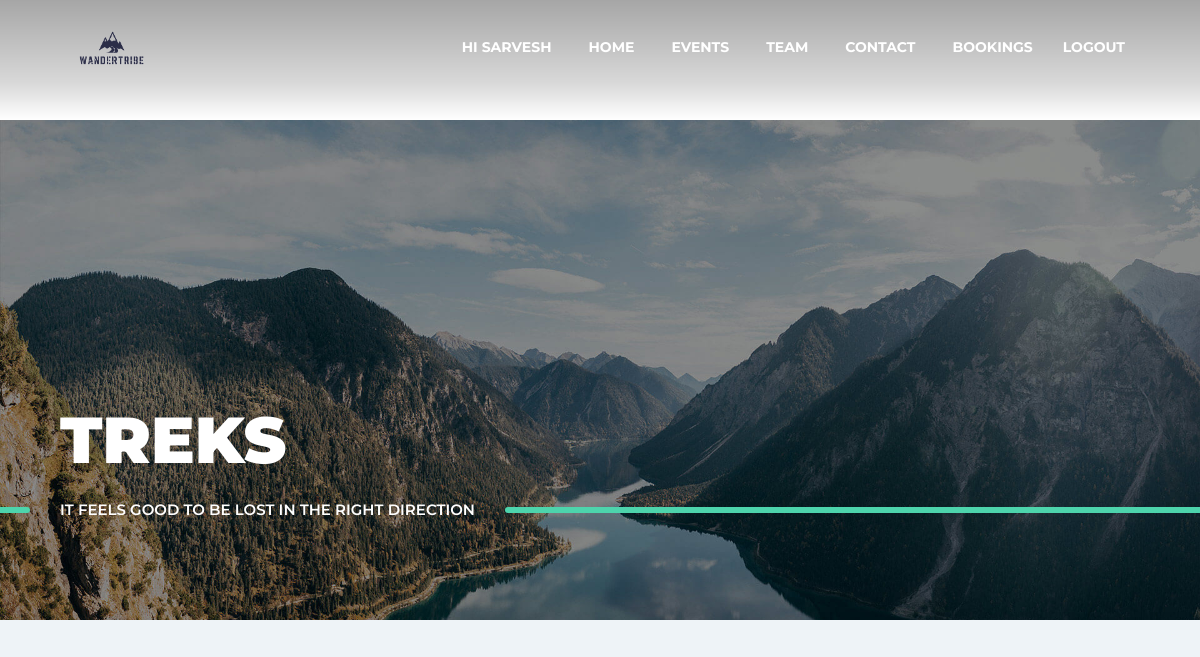
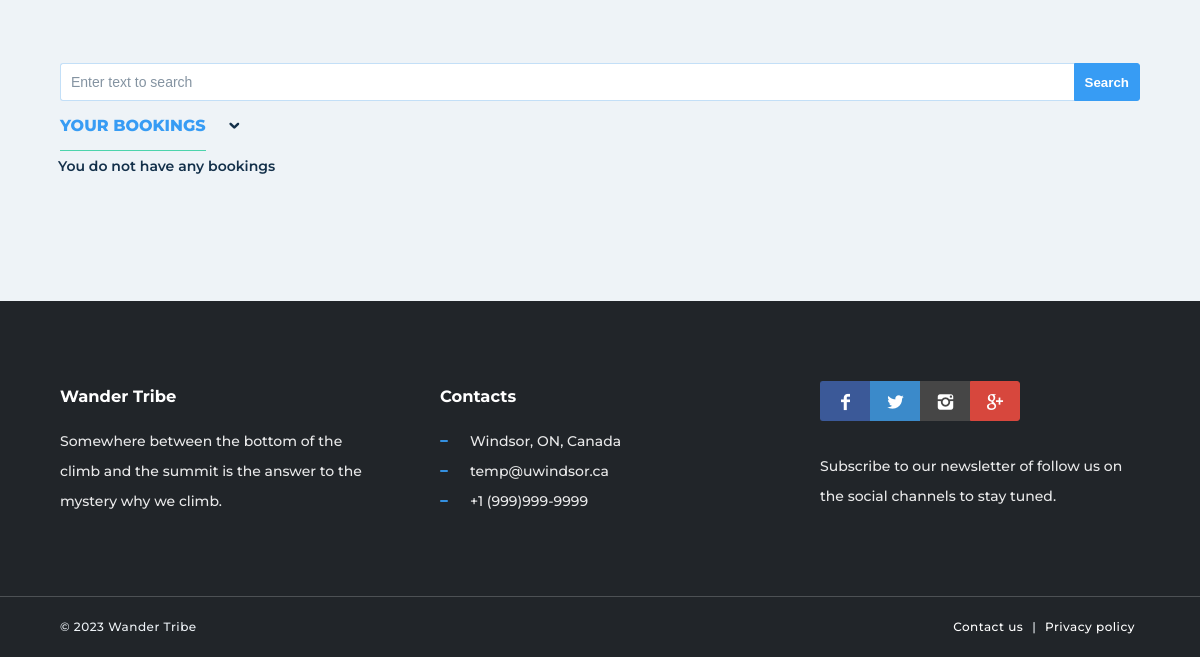
/bookings (signed in), run on an earlier commit of the app's database (2 pictures, top to bottom).
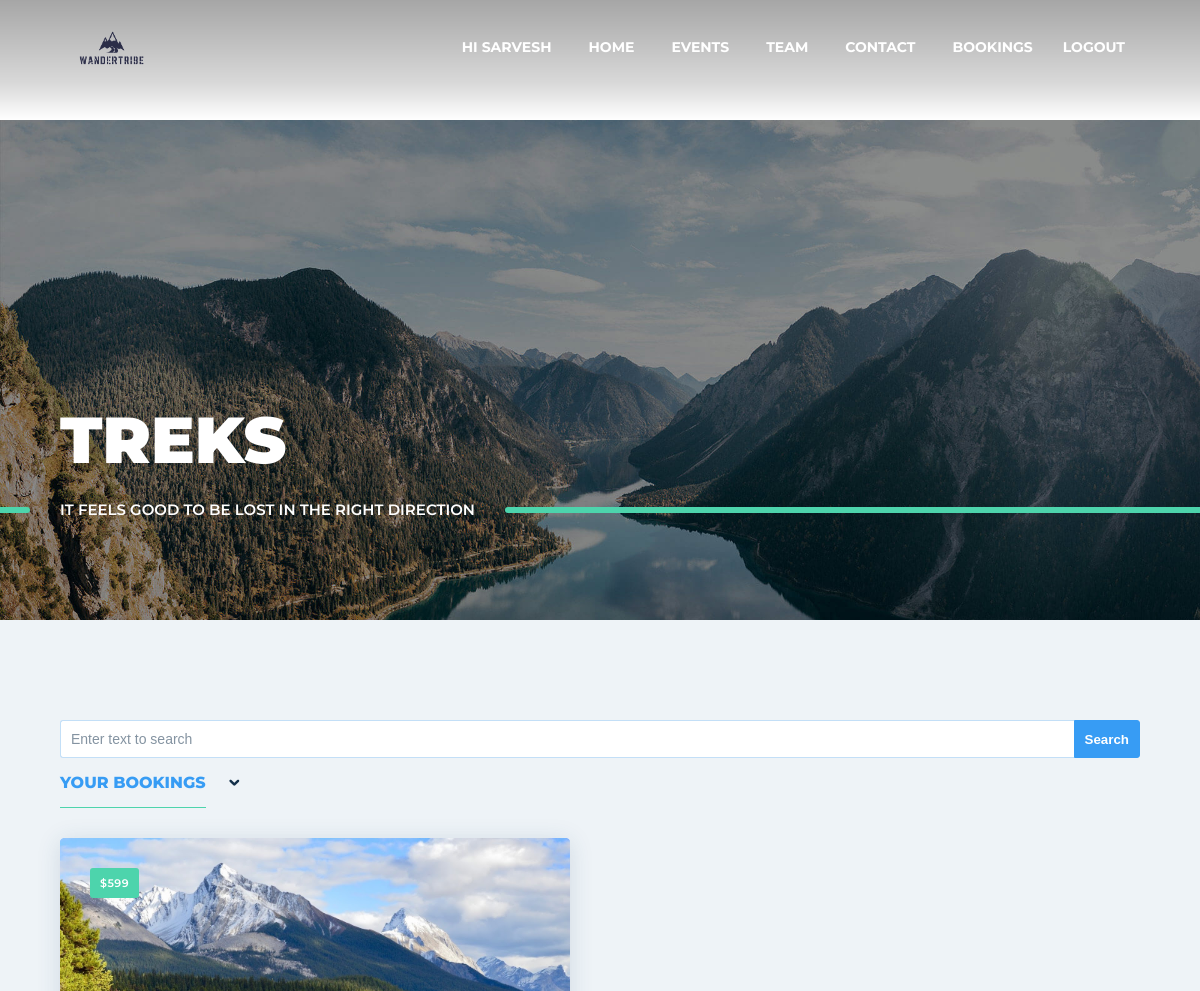
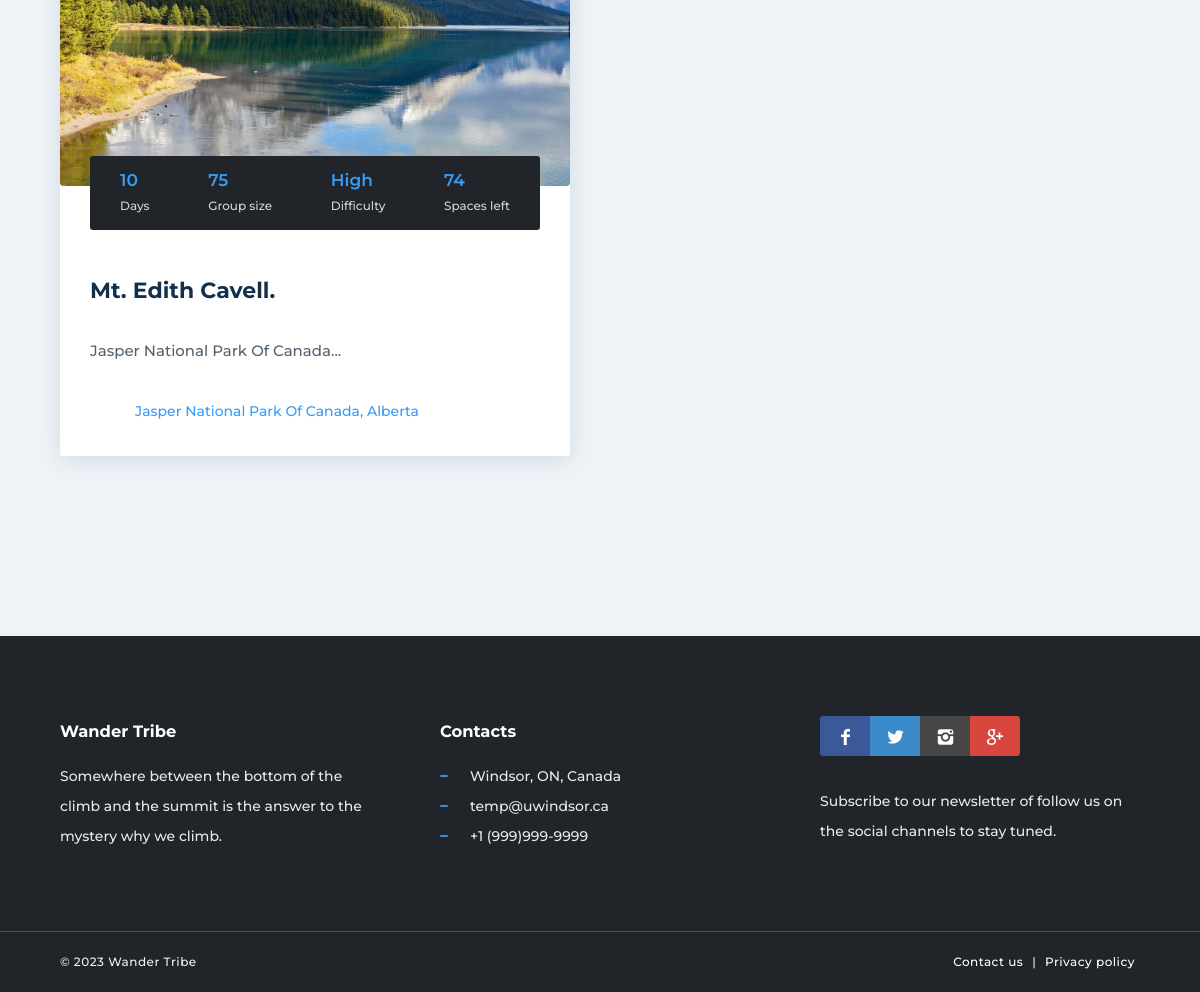
And on a later commit of the database (2 pictures, top to bottom).
### main/models.py (models this page shows, shortened)
class Hike(models.Model):
    LEVEL = [
        ("High", "High"),
        ("Low", "Low"),
        ("Medium", "Medium"),
    ]
    description = models.CharField(max_length=1000)
    duration = models.IntegerField(default=1)
    distance = models.IntegerField(default=1)
    group_size = models.IntegerField(default=1)
    trail = models.CharField(max_length=1000)
    address = models.CharField(max_length=100)
    mountain = models.CharField(max_length=100)
    altitude = models.IntegerField(default=1)
    area = models.IntegerField(default=1)
    cost = models.IntegerField(default=1)
    level = models.CharField(max_length=100, choices=LEVEL, default='High')
    hike_date = models.DateField()
    available_capcity = models.IntegerField(default=0)
    gmap_url = models.CharField(max_length=10000)
    user_id = models.ForeignKey(Guide, on_delete=models.CASCADE, null=False)
    image = models.ImageField(upload_to='images/Hikes/', null=True, blank=True)
    image_name = models.CharField(max_length=500, null=True, blank=True)
    created_at = models.DateTimeField(auto_now_add=True)
    updated_at = models.DateTimeField(auto_now=True)

### main/views.py (the view)
# urls.py: path('bookings', views.myBooking, name='bookings'),
@login_required(login_url='main:login')
def myBooking(request):
    enrolledHikers = EnrolledHikers.objects.filter(user=request.user.pk).values_list('hike')
    if request.method == "GET":
        search_text = request.GET.get('search')
        if search_text is not None:
            booked_treks = Hike.objects.filter(pk__in=enrolledHikers).filter(mountain__contains=search_text)
        else:
            booked_treks = Hike.objects.filter(pk__in=enrolledHikers)
    return render(request, 'booking.html', {"booked_treks": booked_treks})

### main/templatetags/custom_tags.py (called while the page is built)
@register.filter(name='subtract')
def subtract(a,b):
  return a-b

### main/templates/booking.html (shortened to what this page needs)
{% extends 'base.html' %}
{% load static %}
{% load custom_tags %}
{% block main_content %}
<header class="header-image ken-burn-center light" data-parallax="true" data-natural-height="1080" data-natural-width="1920" data-bleed="0" data-image-src="{% static 'media/hd-3.jpg' %}" data-offset="0">
    <div class="container">
        <h1>Treks</h1>
        <h2>It feels good to be lost in the right direction</h2>
    </div>
</header>
<main>
    <section class="section-base section-color">
        <div class="container">
            <div class="maso-list gap-30" data-columns="2" data-columns-lg="2" data-columns-sm="1">
                <form action="{% url 'main:bookings' %}" method="GET" value="{{request.GET.search}}">
                    <div class="input-text-btn">
                        <input class="input-text" name="search" value="{{request.GET.search}}" type="text" placeholder="Enter text to search" ><input type="submit" value="Search" class="btn">
                    </div>
                </form>
                <div class="menu-inner">
                    <ul>
                        <li class="active"><a data-filter="maso-item" href="#">Your Bookings</a></li>
                        <li><a class="maso-order" data-sort="asc"></a></li>
                    </ul>
                </div>
                <div class="maso-box">
                    {% for i in booked_treks %}
                    <div class="maso-item {{ i.level }}">
                        <div class="cnt-box cnt-box-info boxed" data-href="singleTrek/{{i.pk}}">
                            <div class="extra-field">${{ i.cost }}</div>
                            <a href="singleTrek/{{i.pk}}" class="img-box">
                                <img src="{{ i.image.url }}" alt="" />
                            </a>
                            <div class="caption">
                                <h2>{{ i.mountain }}</h2>
                                <div class="cnt-info">
                                    <div><span>Days</span><span>{{ i.duration }}</span></div>
                                    <div><span>Group size</span><span>{{ i.group_size }}</span></div>
                                    <div><span>Difficulty</span><span>{{ i.level }}</span></div>
                                    <div><span>Spaces left</span><span>{{ i.group_size|subtract:i.available_capcity }}</span></div>
                                </div>
                                <p>
                                    {{ i.description|slice:":100" }}...
                                </p>
                                <div class="bottom-info">
                                    {{ i.address }}
                                </div>
                            </div>
                        </div>
                    </div>
                    {% empty %}
                        <br><br>
                        <h4>&ensp;&ensp;&ensp;&ensp;You do not have any bookings</h4>
                    {% endfor %}
                </div>
            </div>
            <hr class="space" />
        </div>
    </section>
</main>
{% endblock %}

### main/templates/base.html (shortened to what this page needs)
{% load static %}
<!DOCTYPE html>
<html lang="en">
        <head>
        <link rel="stylesheet" href="{% static 'themekit/css/bootstrap-grid.css' %}">
        <link rel="stylesheet" href="{% static 'themekit/css/style.css' %}">
        <link rel="stylesheet" href="{% static 'themekit/css/glide.css' %}">
        <link rel="stylesheet" href="{% static 'themekit/css/magnific-popup.css' %}">
        <link rel="stylesheet" href="{% static 'themekit/css/content-box.css' %}">
        <link rel="stylesheet" href="{% static 'themekit/css/contact-form.css' %}">
        <link rel="stylesheet" href="{% static 'themekit/css/media-box.css' %}">
        <link rel="stylesheet" href="{% static 'skin.css' %}">
        </head>
        <body class="page-main">
        <nav class="menu-classic menu-fixed menu-transparent light align-right" data-menu-anima="fade-in">
            <div class="container">
                <div class="menu-brand">
                    <a href="{% url 'main:index' %}">
                        <img class="logo-default scroll-hide" src="{% static 'media/wander_tribe_logo.png' %}" alt="logo" />
                    </a>
                </div>
                <div class="menu-cnt">
                    <ul id="main-menu">
                        {% if request.user.is_authenticated %}
                        <li class="dropdown">
                            <a href="{% url 'main:profile' %}">Hi {{ request.user.first_name }}</a>
                        </li>
                        {% endif %}
                        <li class="dropdown">
                            <a href="{% url 'main:index' %}">Home</a>
                        </li>
                        <li class="dropdown">
                            <a href="{% url 'main:treks' %}">Events</a>
                        </li>
                        <li class="dropdown">
                            <a href="{% url 'main:team' %}">Team</a>
                        </li>
                        <li class="dropdown">
                            <a href="{% url 'main:contact' %}">Contact</a>
                        </li>
                        {% if request.user.is_authenticated %}
                            <li>
                                <a href="{% url 'main:bookings' %}">Bookings</a>
                            </li>
                            <li>
                                <a href="{% url 'main:logout' %}">Logout</a>
                            </li>
                        {% endif %}
                    </ul>
                </div>
            </div>
        </nav>
            {% block main_content %} {% endblock %}
        <footer class="light">
            <div class="container">
                <div class="row">
                    <div class="col-lg-4">
                        <h3>Wander Tribe</h3>
                        <p>Somewhere between the bottom of the climb and the summit is the answer to the mystery why we climb.</p>
                    </div>
                    <div class="col-lg-4">
                        <h3>Contacts</h3>
                        <ul class="icon-list icon-line">
                            <li>Windsor, ON, Canada</li>
                            <li>temp@uwindsor.ca</li>
                            <li>+1 (999)999-9999</li>
                        </ul>
                    </div>
                    <div class="col-lg-4">
                        <div class="icon-links icon-social icon-links-grid social-colors">
                            <a class="facebook"><i class="icon-facebook"></i></a>
                            <a class="twitter"><i class="icon-twitter"></i></a>
                            <a class="instagram"><i class="icon-instagram"></i></a>
                            <a class="google"><i class="icon-google"></i></a>
                        </div>
                        <hr class="space-sm" />
                        <p>Subscribe to our newsletter of follow us on the social channels to stay tuned.</p>
                    </div>
                </div>
            </div>
            <div class="footer-bar">
                <div class="container">
                    <span>© 2023 Wander Tribe</span>
                    <span><a href="#">Contact us</a> | <a href="#">Privacy policy</a></span>
                </div>
            </div>
            <link rel="stylesheet" href="{% static 'themekit/media/icons/iconsmind/line-icons.min.css' %}">
        </footer>
    </body>
</html>

### main/static/themekit/css/content-box.css (style rules this page uses)
.cnt-box { position: relative; overflow: hidden; }
.cnt-box .caption h2 { font-size: 20px; margin-top: 0; margin-bottom: 15px; }
.cnt-box .caption p { font-size: 15px; margin: 0; }
.cnt-box.boxed { border-radius: 3px; }
.cnt-box.boxed .caption { padding: 30px; }
.cnt-box-info { position: relative; }
.cnt-box-info .cnt-info { padding: 15px 0; }
.cnt-box-info .cnt-info > div { display: flex; justify-content: space-between; }
.cnt-box-info .caption { padding-top: 30px; }
.cnt-box-info .bottom-info { padding: 15px 0 0 0; }
.cnt-box-info .extra-field { position: absolute; z-index: 1; margin: 15px; }
.cnt-box-info.boxed .extra-field { margin: 30px; }

What changed in the data, as far as the page shows it:
added Hike: cost "599", image (picture), mountain "Mt. Edith Cavell.", duration "10", group_size "75", level "High", group_size|subtract "74", description "Jasper National Park Of Canada", address "Jasper National Park Of Canada, Alberta"
Also different on the page:
text no longer shown: "You do not have any bookings"
